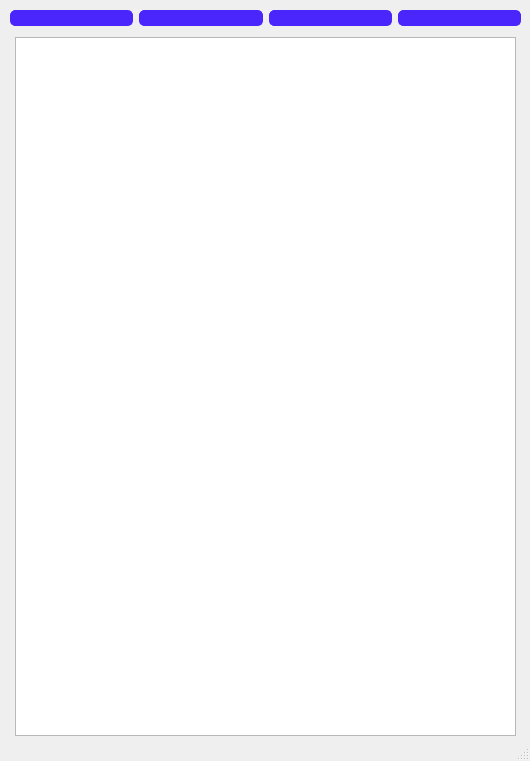
<?xml version="1.0" encoding="UTF-8"?>
<ui version="4.0">
 <class>TransactionInterfaceNew</class>
 <widget class="QMainWindow" name="TransactionInterfaceNew">
  <property name="geometry">
   <rect>
    <x>0</x>
    <y>0</y>
    <width>530</width>
    <height>761</height>
   </rect>
  </property>
  <property name="windowTitle">
   <string>Transacciones</string>
  </property>
  <property name="styleSheet">
   <string notr="true">QPushButton{
	background-color: #4a26fd;
	border-radius:5px;
	border: 1px solid  #4a26fd;
	font:  8pt &quot;FontAwesome&quot; ; 
	color: #ffffff

}

QPushButton:Hover{	
	background-color :#021aee
}</string>
  </property>
  <widget class="QWidget" name="centralwidget">
   <widget class="QWidget" name="verticalLayoutWidget">
    <property name="geometry">
     <rect>
      <x>10</x>
      <y>10</y>
      <width>511</width>
      <height>731</height>
     </rect>
    </property>
    <layout class="QVBoxLayout" name="verticalLayout">
     <item>
      <layout class="QHBoxLayout" name="horizontalLayout">
       <item>
        <widget class="QPushButton" name="btn_open_camera">
         <property name="text">
          <string/>
         </property>
         <property name="icon">
          <iconset>
           <normaloff>Icons/camera-solid.svg</normaloff>Icons/camera-solid.svg</iconset>
         </property>
         <property name="iconSize">
          <size>
           <width>32</width>
           <height>32</height>
          </size>
         </property>
        </widget>
       </item>
       <item>
        <widget class="QPushButton" name="btn_open_keyboard">
         <property name="text">
          <string/>
         </property>
         <property name="icon">
          <iconset>
           <normaloff>Icons/keyboard-solid.svg</normaloff>Icons/keyboard-solid.svg</iconset>
         </property>
         <property name="iconSize">
          <size>
           <width>32</width>
           <height>32</height>
          </size>
         </property>
        </widget>
       </item>
       <item>
        <widget class="QPushButton" name="btn_print">
         <property name="text">
          <string/>
         </property>
         <property name="icon">
          <iconset>
           <normaloff>Icons/print-solid.svg</normaloff>Icons/print-solid.svg</iconset>
         </property>
         <property name="iconSize">
          <size>
           <width>32</width>
           <height>32</height>
          </size>
         </property>
        </widget>
       </item>
       <item>
        <widget class="QPushButton" name="btn_reverse_action">
         <property name="text">
          <string/>
         </property>
         <property name="icon">
          <iconset>
           <normaloff>Icons/xmark-solid.svg</normaloff>Icons/xmark-solid.svg</iconset>
         </property>
         <property name="iconSize">
          <size>
           <width>32</width>
           <height>32</height>
          </size>
         </property>
        </widget>
       </item>
      </layout>
     </item>
     <item>
      <layout class="QHBoxLayout" name="txb_layout">
       <property name="leftMargin">
        <number>5</number>
       </property>
       <property name="topMargin">
        <number>5</number>
       </property>
       <property name="rightMargin">
        <number>5</number>
       </property>
       <property name="bottomMargin">
        <number>5</number>
       </property>
       <item>
        <widget class="QPlainTextEdit" name="txb_resume">
         <property name="font">
          <font>
           <family>Courier New</family>
           <pointsize>10</pointsize>
          </font>
         </property>
         <property name="plainText">
          <string/>
         </property>
        </widget>
       </item>
      </layout>
     </item>
    </layout>
   </widget>
  </widget>
  <widget class="QStatusBar" name="statusbar"/>
 </widget>
 <resources/>
 <connections/>
</ui>
